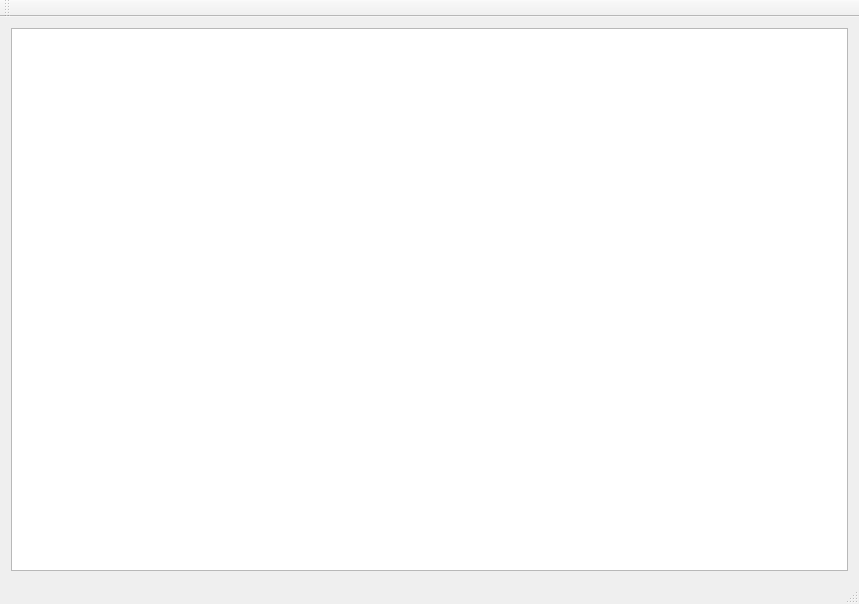
<?xml version="1.0" encoding="UTF-8"?>
<ui version="4.0">
 <class>MainWindow</class>
 <widget class="QMainWindow" name="MainWindow">
  <property name="enabled">
   <bool>true</bool>
  </property>
  <property name="geometry">
   <rect>
    <x>0</x>
    <y>0</y>
    <width>859</width>
    <height>604</height>
   </rect>
  </property>
  <property name="sizePolicy">
   <sizepolicy hsizetype="Preferred" vsizetype="Preferred">
    <horstretch>0</horstretch>
    <verstretch>0</verstretch>
   </sizepolicy>
  </property>
  <property name="windowTitle">
   <string>VIP_Hierarchy_viewer</string>
  </property>
  <widget class="QWidget" name="centralWidget">
   <layout class="QVBoxLayout" name="verticalLayout">
    <property name="sizeConstraint">
     <enum>QLayout::SetMaximumSize</enum>
    </property>
    <item>
     <widget class="QGraphicsViewEc" name="graphicsView">
      <property name="enabled">
       <bool>true</bool>
      </property>
      <property name="sizePolicy">
       <sizepolicy hsizetype="Expanding" vsizetype="Expanding">
        <horstretch>0</horstretch>
        <verstretch>0</verstretch>
       </sizepolicy>
      </property>
      <property name="verticalScrollBarPolicy">
       <enum>Qt::ScrollBarAsNeeded</enum>
      </property>
      <property name="horizontalScrollBarPolicy">
       <enum>Qt::ScrollBarAsNeeded</enum>
      </property>
      <property name="sizeAdjustPolicy">
       <enum>QAbstractScrollArea::AdjustToContentsOnFirstShow</enum>
      </property>
      <property name="interactive">
       <bool>true</bool>
      </property>
      <property name="alignment">
       <set>Qt::AlignLeading|Qt::AlignLeft|Qt::AlignTop</set>
      </property>
      <property name="renderHints">
       <set>QPainter::Antialiasing|QPainter::SmoothPixmapTransform|QPainter::TextAntialiasing</set>
      </property>
      <property name="dragMode">
       <enum>QGraphicsView::ScrollHandDrag</enum>
      </property>
      <property name="cacheMode">
       <set>QGraphicsView::CacheNone</set>
      </property>
      <property name="transformationAnchor">
       <enum>QGraphicsView::NoAnchor</enum>
      </property>
      <property name="resizeAnchor">
       <enum>QGraphicsView::NoAnchor</enum>
      </property>
      <property name="viewportUpdateMode">
       <enum>QGraphicsView::SmartViewportUpdate</enum>
      </property>
      <property name="rubberBandSelectionMode">
       <enum>Qt::ContainsItemShape</enum>
      </property>
     </widget>
    </item>
   </layout>
  </widget>
  <widget class="QMenuBar" name="menuBar">
   <property name="geometry">
    <rect>
     <x>0</x>
     <y>0</y>
     <width>859</width>
     <height>26</height>
    </rect>
   </property>
  </widget>
  <widget class="QToolBar" name="mainToolBar">
   <attribute name="toolBarArea">
    <enum>TopToolBarArea</enum>
   </attribute>
   <attribute name="toolBarBreak">
    <bool>false</bool>
   </attribute>
  </widget>
  <widget class="QStatusBar" name="statusBar"/>
 </widget>
 <layoutdefault spacing="6" margin="11"/>
 <customwidgets>
  <customwidget>
   <class>QGraphicsViewEc</class>
   <extends>QGraphicsView</extends>
   <header>QGraphicsViewEc.h</header>
  </customwidget>
 </customwidgets>
 <resources/>
 <connections/>
</ui>
